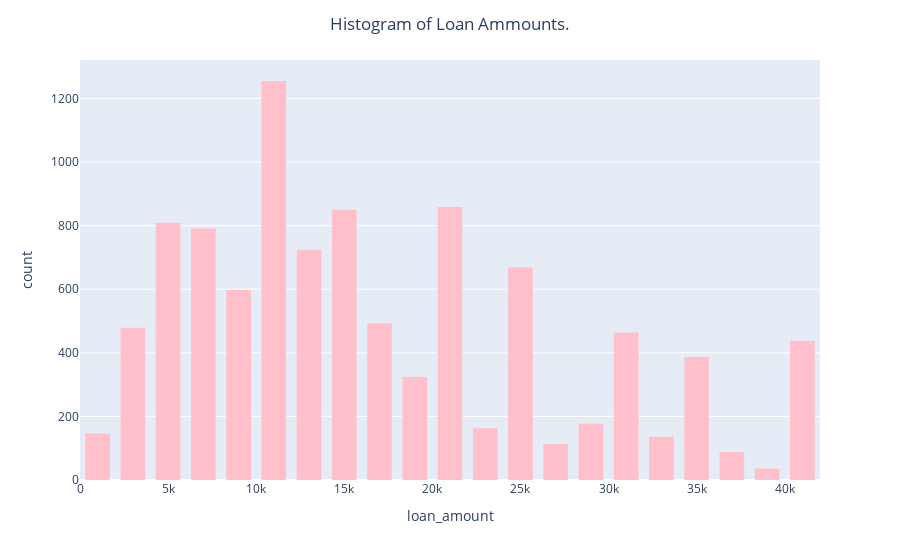

Notebook code for this chart:
### Markdown cell above
**Q4** You try changing the number of bins **nbins** what do you notice? Are there good choices? Bad choices?

### Code cell
# Your code here (experiment here)
fig = px.histogram(DF,
                   nbins=20,
                   x='loan_amount',
                   color_discrete_sequence=['pink'])

fig.update_layout(bargap=0.3,
                  title='Histogram of Loan Ammounts.',
                  title_x=0.5)
fig.show()

### Figure 1 — Plotly figure (JSON) as saved in the notebook; plotly's stock layout.template omitted (floating-point values rounded to 4 significant figures; data arrays with more than 128 entries replaced by an {"elided": "..."} marker saying what was removed)
{"data": [{"alignmentgroup": "True", "bingroup": "x", "hovertemplate": "loan_amount=%{x}<br>count=%{y}<extra></extra>", "legendgroup": "", "marker": {"color": "pink", "pattern": {"shape": ""}}, "name": "", "nbinsx": 20, "offsetgroup": "", "orientation": "v", "showlegend": false, "type": "histogram", "x": {"elided": "10000 int values"}, "xaxis": "x", "yaxis": "y"}], "layout": {"autosize": true, "bargap": 0.3, "barmode": "relative", "legend": {"tracegroupgap": 0}, "margin": {"t": 60}, "title": {"text": "Histogram of Loan Ammounts.", "x": 0.5}, "xaxis": {"anchor": "y", "autorange": true, "domain": [0, 1], "range": [-0.5, 42000.0], "title": {"text": "loan_amount"}, "type": "linear"}, "yaxis": {"anchor": "x", "autorange": true, "domain": [0, 1], "range": [0, 1321.0], "title": {"text": "count"}}}}
